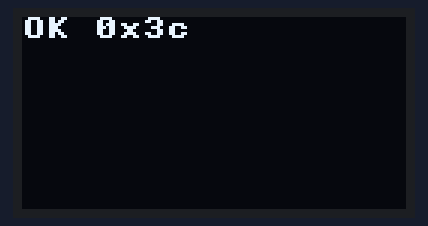
Bench run of a program on a simulated ESP32 board running MicroPython. Parts: 128×64 one-colour display. Library files of the repository ran but are not shown: ssd1306.py; what the program prints to the serial console is not drawn. At 0.2 s the program stops and its outputs stay as they are.

Above: at 0.3 s.

The program:

checkLedGpi.py
```python
# 用来检测你的esp32是否有I2C接口，是否能连接到OLED屏幕
# 如果有多个I2C接口，可能需要尝试不同的SCL和SDA引脚组合

from machine import Pin, SoftI2C

pairs = [
    (20, 21),
    (21, 20),
    (47, 21),
    (21, 47),
    (48, 21),
    (21, 48),
]

for scl, sda in pairs:
    try:
        i2c = SoftI2C(scl=Pin(scl), sda=Pin(sda), freq=100000)
        addrs = i2c.scan()
        print("try SCL=%d SDA=%d ->" % (scl, sda), addrs)
        if addrs:
            print("FOUND on SCL=%d SDA=%d, addr(s):" % (scl, sda), [hex(a) for a in addrs])
            # 找到就初始化 OLED 测试：
            from ssd1306 import SSD1306_I2C
            oled = SSD1306_I2C(128, 64, i2c, addr=addrs[0])  # 0x3c 或 0x3d
            oled.fill(0)
            oled.text("OK " + hex(addrs[0]), 0, 0)
            oled.show()
            break
    except Exception as e:
        print("err on SCL=%d SDA=%d:" % (scl, sda), e)
```
